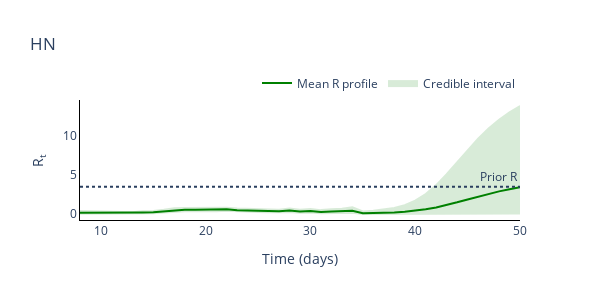

Here is the notebook cell this chart was saved with:
### Code cell
intervals = intervals[intervals['Central Probability']==0.95]

fig = go.Figure()

# Plot (bar chart cases each day)
fig.add_trace(
    go.Scatter(
        x=intervals['Time Points'],
        y=intervals['Mean'],
        name='Mean R profile',
        line_color='green'
    )
)

fig.add_trace(
    go.Scatter(
        x=intervals['Time Points'].tolist() + intervals['Time Points'].tolist()[::-1],
        y=intervals['Upper bound CI'].values.tolist() + intervals['Lower bound CI'].values.tolist()[::-1],
        fill='toself',
        fillcolor='green',
        line_color='green',
        opacity=0.15,
        mode='lines',
        name='Credible interval',
    )
)


#fig.add_hrect(y0=prior_dist_interval[0], y1=prior_dist_interval[1], line_width=0, fillcolor='black', opacity=0.1)
fig.add_hline(y=median, line_dash='dot',
        annotation_text='Prior R', fillcolor='black',
        annotation_position='top right')


# Add axis labels
fig.update_layout(
    title='HN',
    width=600, 
    height=300,
    plot_bgcolor='white',
    xaxis=dict(linecolor='black'),
    yaxis=dict(linecolor='black'),
    legend=dict(
        orientation="h",
        yanchor="bottom",
        y=1.02,
        xanchor="right",
        x=1
    ))

fig.update_xaxes(title_text='Time (days)')
fig.update_yaxes(title_text='R<sub>t</sub>')

# fig.write_image('HN-diff-eps-inf.pdf')
fig.show()

### Figure 1 — Plotly figure (JSON) as saved in the notebook; plotly's stock layout.template omitted (floating-point values rounded to 4 significant figures)
{"data": [{"line": {"color": "green"}, "name": "Mean R profile", "type": "scatter", "x": [8, 9, 10, 11, 12, 13, 14, 15, 16, 17, 18, 19, 20, 21, 22, 23, 24, 25, 26, 27, 28, 29, 30, 31, 32, 33, 34, 35, 36, 37, 38, 39, 40, 41, 42, 43, 44, 45, 46, 47, 48, 49, 50], "y": [0.1545, 0.157, 0.1313, 0.1169, 0.1078, 0.1026, 0.2002, 0.2217, 0.3338, 0.492, 0.5339, 0.5475, 0.5638, 0.5198, 0.5903, 0.4938, 0.4554, 0.408, 0.3828, 0.3591, 0.4532, 0.3274, 0.3775, 0.2605, 0.3161, 0.3359, 0.419, 0.08623, 0.1068, 0.1399, 0.195, 0.2817, 0.4114, 0.5958, 0.8416, 1.145, 1.49, 1.854, 2.217, 2.562, 2.878, 3.162, 3.411]}, {"fill": "toself", "fillcolor": "green", "line": {"color": "green"}, "mode": "lines", "name": "Credible interval", "opacity": 0.15, "type": "scatter", "x": [8, 9, 10, 11, 12, 13, 14, 15, 16, 17, 18, 19, 20, 21, 22, 23, 24, 25, 26, 27, 28, 29, 30, 31, 32, 33, 34, 35, 36, 37, 38, 39, 40, 41, 42, 43, 44, 45, 46, 47, 48, 49, 50, 50, 49, 48, 47, 46, 45, 44, 43, 42, 41, 40, 39, 38, 37, 36, 35, 34, 33, 32, 31, 30, 29, 28, 27, 26, 25, 24, 23, 22, 21, 20, 19, 18, 17, 16, 15, 14, 13, 12, 11, 10, 9, 8], "y": [0.3814, 0.351, 0.2918, 0.2586, 0.2379, 0.2259, 0.3624, 0.3893, 0.5312, 0.7207, 0.7625, 0.7693, 0.7804, 0.722, 0.8017, 0.6875, 0.6441, 0.5927, 0.5705, 0.5525, 0.6865, 0.5439, 0.6297, 0.4953, 0.6062, 0.677, 0.8532, 0.3247, 0.4037, 0.5336, 0.7575, 1.124, 1.696, 2.537, 3.676, 5.071, 6.605, 8.144, 9.584, 10.87, 11.98, 12.93, 13.73, 0.0719, 0.0648, 0.05732, 0.04965, 0.04201, 0.03467, 0.02786, 0.0218, 0.0166, 0.01233, 0.00897, 0.006439, 0.004625, 0.003401, 0.002628, 0.002129, 0.1462, 0.1187, 0.1236, 0.1028, 0.1918, 0.1671, 0.2698, 0.2078, 0.2328, 0.2579, 0.2995, 0.3323, 0.4118, 0.3515, 0.3832, 0.3642, 0.3466, 0.3071, 0.1821, 0.1011, 0.08608, 0.02783, 0.0292, 0.03158, 0.03531, 0.04191, 0.03104]}], "layout": {"annotations": [{"showarrow": false, "text": "Prior R", "x": 1, "xanchor": "right", "xref": "x domain", "y": 3.466, "yanchor": "bottom", "yref": "y"}], "height": 300, "legend": {"orientation": "h", "x": 1, "xanchor": "right", "y": 1.02, "yanchor": "bottom"}, "plot_bgcolor": "white", "shapes": [{"fillcolor": "black", "line": {"dash": "dot"}, "type": "line", "x0": 0, "x1": 1, "xref": "x domain", "y0": 3.466, "y1": 3.466, "yref": "y"}], "title": {"text": "HN"}, "width": 600, "xaxis": {"linecolor": "black", "title": {"text": "Time (days)"}}, "yaxis": {"linecolor": "black", "title": {"text": "R<sub>t</sub>"}}}}
